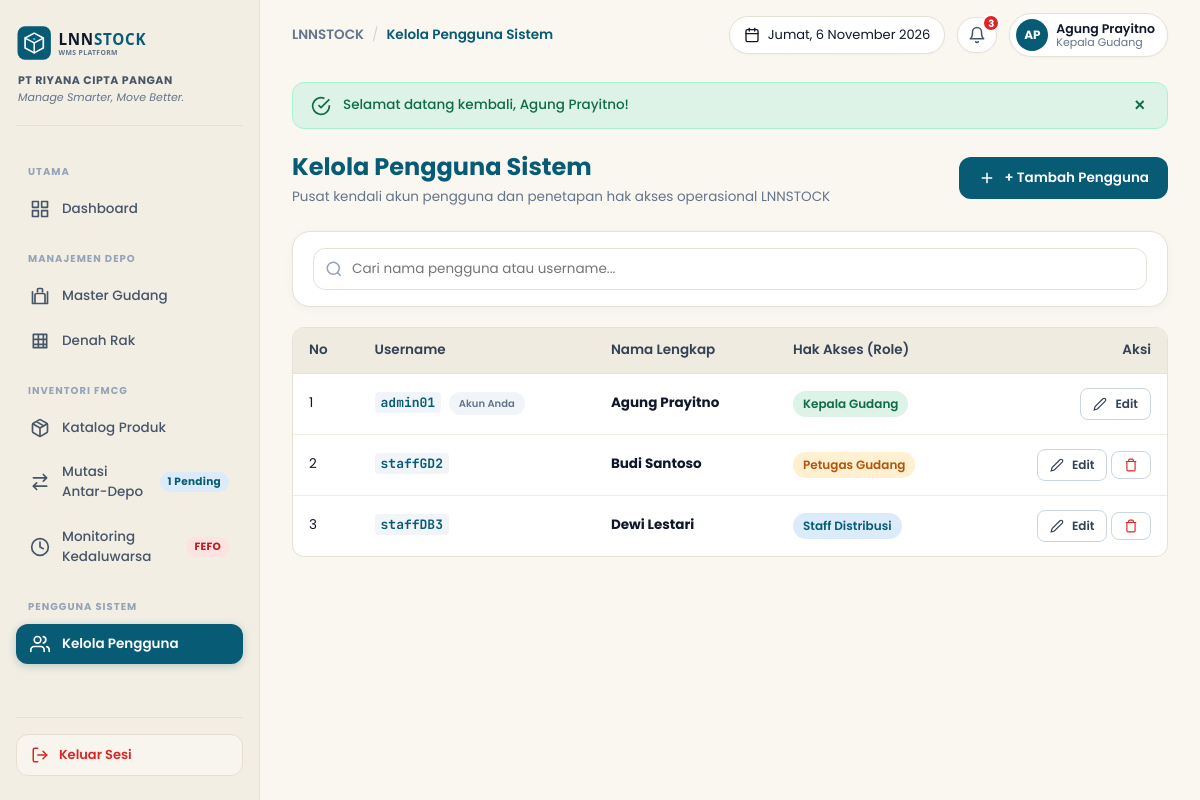
Screenshot of /?page=pengguna (signed in) with the database file from the repository.
### tables this page shows
CREATE TABLE IF NOT EXISTS users (
  id INT AUTO_INCREMENT PRIMARY KEY,
  username VARCHAR(50) NOT NULL UNIQUE,
  nama_lengkap VARCHAR(100) NOT NULL,
  role VARCHAR(50) NOT NULL,
  password VARCHAR(255) NOT NULL           
);

### controllers/PenggunaController.php (called while the page is built, shortened)
<?php
require_once __DIR__ . '/../core/Controller.php';
require_once __DIR__ . '/../models/User.php';
class PenggunaController extends Controller {
    private User $userModel;
    public function __construct() {
        $this->userModel = new User();
    }
    public function index(): void {
        $users = $this->userModel->getAll();
        $this->view('pengguna/index', [
            'pageTitle' => 'Kelola Pengguna Sistem',
            'users'     => $users,
        ]);
    }
}

### core/helpers.php (called while the page is built, shortened)
<?php
function e(?string $value): string {
    return htmlspecialchars((string)($value ?? ''), ENT_QUOTES, 'UTF-8');
}
function base_url(string $path = ''): string {
    $scriptDir = dirname($_SERVER['SCRIPT_NAME'] ?? '/index.php');
    $scriptDir = str_replace('\\', '/', $scriptDir);
    $base = rtrim($scriptDir, '/') . '/';
    return $base . ltrim($path, '/');
}
function format_date_id(?string $dateStr, bool $withDay = false): string {
    $timestamp = strtotime($dateStr);
    $bulan = [
        1 => 'Januari', 'Februari', 'Maret', 'April', 'Mei', 'Juni',
        'Juli', 'Agustus', 'September', 'Oktober', 'November', 'Desember'
    ];
    $hari = [
        'Sunday' => 'Minggu', 'Monday' => 'Senin', 'Tuesday' => 'Selasa',
        'Wednesday' => 'Rabu', 'Thursday' => 'Kamis', 'Friday' => 'Jumat', 'Saturday' => 'Sabtu'
    ];
    $d = date('j', $timestamp);
    $m = (int)date('n', $timestamp);
    $y = date('Y', $timestamp);
    $namaBulan = $bulan[$m] ?? date('M', $timestamp);
    if ($withDay) {
        $dayName = $hari[date('l', $timestamp)] ?? date('l', $timestamp);
        return "{$dayName}, {$d} {$namaBulan} {$y}";
    }
    return "{$d} {$namaBulan} {$y}";
}
function flash_has(string $key): bool {
    return isset($_SESSION['flash'][$key]);
}
function flash_get(string $key): ?string {
    if (isset($_SESSION['flash'][$key])) {
        $message = $_SESSION['flash'][$key];
        return $message;
    }
    return null;
}

### core/AuthGuard.php (called while the page is built, shortened)
<?php
class AuthGuard {
    public static function user(): ?array {
        return $_SESSION['user'] ?? null;
    }
}

### core/Model.php (called while the page is built, shortened)
<?php
abstract class Model {
    public function __construct() {
        $this->db = Database::connect();
    }
}

### core/Database.php (called while the page is built)
<?php
class Database {
    private static ?PDO $instance = null;
    public static function connect(): PDO {
        if (self::$instance === null) {
            $host = '127.0.0.1';
            $port = '3306';
            $dbname = 'db_lnnstock';
            $username = 'root';
            $password = '';
            $dsn = "mysql:host={$host};port={$port};dbname={$dbname};charset=utf8mb4";
            $options = [
                PDO::ATTR_ERRMODE            => PDO::ERRMODE_EXCEPTION,
                PDO::ATTR_DEFAULT_FETCH_MODE => PDO::FETCH_ASSOC,
                PDO::ATTR_EMULATE_PREPARES   => false,
            ];
            try {
                self::$instance = new PDO($dsn, $username, $password, $options);
            } catch (PDOException $e) {
                error_log("Database Connection Error: " . $e->getMessage());
                die("Maaf, terjadi kendala koneksi ke database LNNSTOCK. Pastikan layanan MySQL/MariaDB pada XAMPP sudah berjalan.");
            }
        }
        return self::$instance;
    }
}

### models/User.php (called while the page is built, shortened)
<?php
require_once __DIR__ . '/../core/Model.php';
class User extends Model {
    public function getAll(): array {
        $stmt = $this->db->query("SELECT id, username, nama_lengkap, role FROM users ORDER BY id ASC");
        return $stmt->fetchAll();
    }
}

### views/pengguna/index.php (the view, shortened to what this page needs)
<div class="page-header">
    <div>
        <h1 class="page-title">Kelola Pengguna Sistem</h1>
        <p class="page-subtitle">Pusat kendali akun pengguna dan penetapan hak akses operasional LNNSTOCK</p>
    </div>
    <div>
        <a href="<?= base_url('?page=pengguna&action=create') ?>" class="btn btn-primary">
            <svg width="18" height="18" viewBox="0 0 24 24" fill="none" stroke="currentColor" stroke-width="2">
                <line x1="12" y1="5" x2="12" y2="19"></line>
                <line x1="5" y1="12" x2="19" y2="12"></line>
            </svg>
            <span>+ Tambah Pengguna</span>
        </a>
    </div>
</div>
<div class="card" style="padding: 16px 20px; margin-bottom: 20px;">
    <div class="search-input-wrap">
        <svg class="search-icon" width="18" height="18" viewBox="0 0 24 24" fill="none" stroke="currentColor" stroke-width="2">
            <circle cx="11" cy="11" r="8"></circle>
            <line x1="21" y1="21" x2="16.65" y2="16.65"></line>
        </svg>
        <input type="text" id="searchPengguna" class="form-input" placeholder="Cari nama pengguna atau username...">
    </div>
</div>
<div class="table-responsive">
    <table class="table-custom" id="tablePengguna">
        <thead>
            <tr>
                <th>No</th>
                <th>Username</th>
                <th>Nama Lengkap</th>
                <th>Hak Akses (Role)</th>
                <th style="text-align: right;">Aksi</th>
            </tr>
        </thead>
        <tbody>
            <?php if (empty($users)): ?>
                <tr>
                    <td colspan="5" class="text-center text-muted" style="padding: 32px;">Belum ada data pengguna terdaftar.</td>
                </tr>
            <?php else: ?>
                <?php $no = 1; foreach ($users as $u): ?>
                    <?php
                        $roleBadge = 'badge-blue';
                        if ($u['role'] === 'Kepala Gudang') $roleBadge = 'badge-green';
                        elseif ($u['role'] === 'Petugas Gudang') $roleBadge = 'badge-yellow';
                        elseif ($u['role'] === 'Staff Distribusi') $roleBadge = 'badge-blue';
                        $isSelf = ((int)$u['id'] === (int)($_SESSION['user']['id'] ?? 0));
                    ?>
                    <tr data-nama="<?= e($u['nama_lengkap']) ?>" data-user="<?= e($u['username']) ?>">
                        <td><?= $no++ ?></td>
                        <td>
                            <code class="code-mono" style="font-weight:700; color:var(--primary);"><?= e($u['username']) ?></code>
                            <?php if ($isSelf): ?>
                                <span class="badge badge-gray" style="font-size:10px; margin-left:4px;">Akun Anda</span>
                            <?php endif; ?>
                        </td>
                        <td><strong><?= e($u['nama_lengkap']) ?></strong></td>
                        <td>
                            <span class="badge <?= $roleBadge ?>"><?= e($u['role']) ?></span>
                        </td>
                        <td style="text-align: right; white-space: nowrap;">
                            <a href="<?= base_url('?page=pengguna&action=edit&id=' . $u['id']) ?>" class="btn btn-secondary btn-sm" title="Edit Pengguna">
                                <svg width="14" height="14" viewBox="0 0 24 24" fill="none" stroke="currentColor" stroke-width="2">
                                    <path d="M17 3a2.828 2.828 0 1 1 4 4L7.5 20.5 2 22l1.5-5.5L17 3z"></path>
                                </svg>
                                <span>Edit</span>
                            </a>
                            <?php if (!$isSelf): ?>
                                <button type="button" class="btn btn-secondary btn-sm" style="color:#DC2626;" title="Hapus Pengguna"
                                        onclick="confirmDelete('<?= base_url('?page=pengguna&action=delete') ?>&id=<?= $u['id'] ?>', 'Pengguna <?= e($u['nama_lengkap']) ?> (<?= e($u['username']) ?>)')">
                                    <svg width="14" height="14" viewBox="0 0 24 24" fill="none" stroke="currentColor" stroke-width="2">
                                        <polyline points="3 6 5 6 21 6"></polyline>
                                        <path d="M19 6v14a2 2 0 0 1-2 2H7a2 2 0 0 1-2-2V6m3 0V4a2 2 0 0 1 2-2h4a2 2 0 0 1 2 2v2"></path>
                                    </svg>
                                </button>
                            <?php endif; ?>
                        </td>
                    </tr>
                <?php endforeach; ?>
            <?php endif; ?>
        </tbody>
    </table>
</div>

### views/layouts/topbar.php (shortened to what this page needs)
<div class="app-main">
    <header class="app-topbar">
        <div class="topbar-left">
            <div class="topbar-breadcrumb">
                <span class="bc-brand">LNNSTOCK</span>
                <span class="bc-sep">/</span>
                <span class="bc-current"><?= isset($pageTitle) ? e($pageTitle) : 'Warehouse System' ?></span>
            </div>
        </div>
        <div class="topbar-right">
            <div class="topbar-chip chip-date" title="Tanggal Operasional Hari Ini">
                <span><?= format_date_id(date('Y-m-d'), true) ?></span>
            </div>
            <a href="<?= base_url('?page=kedaluwarsa') ?>" class="topbar-chip chip-bell" title="Monitoring Kedaluwarsa Kritis (<= 30 hari)">
                <svg width="18" height="18" viewBox="0 0 24 24" fill="none" stroke="currentColor" stroke-width="2" stroke-linecap="round" stroke-linejoin="round">
                    <path d="M18 8A6 6 0 0 0 6 8c0 7-3 9-3 9h18s-3-2-3-9"></path>
                    <path d="M13.73 21a2 2 0 0 1-3.46 0"></path>
                </svg>
                <?php if (!empty($kritisBatchCount) && $kritisBatchCount > 0): ?>
                    <span class="bell-badge"><?= (int)$kritisBatchCount ?></span>
                <?php endif; ?>
            </a>
            <a href="<?= base_url('?page=profil') ?>" class="topbar-chip chip-user" title="Kelola Profil Akun Saya">
                <div class="user-avatar">
                    <?php
                        $namaParts = explode(' ', $currentUser['nama_lengkap'] ?? 'User');
                        $inisial = strtoupper(substr($namaParts[0] ?? 'U', 0, 1) . substr($namaParts[1] ?? '', 0, 1));
                    ?>
                    <?= e($inisial ?: 'AP') ?>
                </div>
                <div class="user-meta">
                    <span class="user-name"><?= e($currentUser['nama_lengkap'] ?? 'Agung Prayitno') ?></span>
                    <span class="user-role"><?= e($currentUser['role'] ?? 'Kepala Gudang') ?></span>
                </div>
            </a>
        </div>
    </header>
    <main class="app-content">
        <?php if (flash_has('success')): ?>
            <div class="alert-banner alert-success" role="alert">
                <svg width="20" height="20" viewBox="0 0 24 24" fill="none" stroke="currentColor" stroke-width="2">
                    <path d="M22 11.08V12a10 10 0 1 1-5.93-9.14"></path>
                    <polyline points="22 4 12 14.01 9 11.01"></polyline>
                </svg>
                <span><?= e(flash_get('success')) ?></span>
                <button type="button" class="alert-close" onclick="this.parentElement.remove()">&times;</button>
            </div>
        <?php endif; ?>

### rows the page displays
users: nama_lengkap "AP", nama_lengkap "Agung Prayitno", role "Kepala Gudang", username "admin01", shows "Akun Anda"
users: username "staffGD2", nama_lengkap "Budi Santoso", role "Petugas Gudang"
users: username "staffDB3", nama_lengkap "Dewi Lestari", role "Staff Distribusi"

### other values shown
$pendingMutasiCount "1"
$pageTitle "Kelola Pengguna Sistem"
$kritisBatchCount "3"
flash_get('success') "Selamat datang kembali, Agung Prayitno!"
